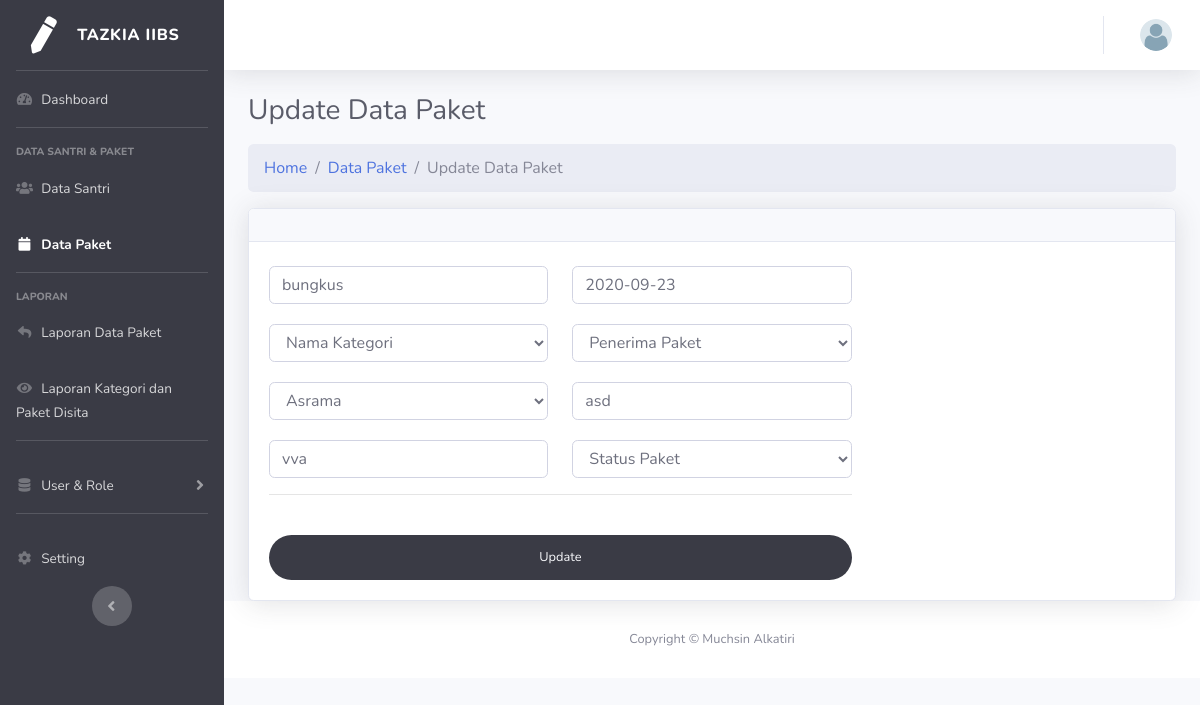
The page /paket/update/7 on the database its author committed.
### tables this page shows
CREATE TABLE `data_paket` (
  `id_paket` int(11) NOT NULL,
  `nama_paket` varchar(100) NOT NULL,
  `tanggal_diterima` date NOT NULL,
  `kategori_paket_id` int(11) NOT NULL,
  `penerima_paket_id` int(11) NOT NULL,
  `asrama_id` int(11) NOT NULL,
  `pengirim_paket` varchar(100) NOT NULL,
  `isi_paket_sita` varchar(200) NOT NULL,
  `status_paket` enum('Diambil','Belum Diambil','Disita') NOT NULL
);

### application/controllers/Paket.php (called while the page is built, shortened)
<?php
class Paket extends CI_Controller {
	function __construct(){
		$this->load->helper(array('form', 'url'));
		$this->load->library('form_validation');
		$this->load->model('paket_model');
	}
	public function update($id_paket=null)
	{
		$data['page_title'] = 'Update Data Paket';
		$data['paket']=$this->paket_model->get_data_by_id($id_paket);
		$data['kategori']=$this->paket_model->get_kategori()->result();
		$data['santri']=$this->paket_model->get_santri()->result();
		$data['asrama']=$this->paket_model->get_asrama()->result();
		$this->form_validation->set_rules('nama_paket','Nama Paket','required',
			array(
				'required'=>'Form ini Wajib di isi.',
				));
		$this->form_validation->set_rules('tanggal_diterima','Tanggal Diterima','required',
			array(
				'required'=>'Form ini Wajib di isi.',
				));
		$this->form_validation->set_rules('pengirim_paket','Pengirim Paket','required',
			array(
				'required'=>'Form ini Wajib di isi.',
				));
		$this->form_validation->set_rules('isi_paket_sita','Isi Paket Disita','required',
			array(
				'required'=>'Form ini Wajib di isi.',
				));
		if ($this->form_validation->run() == FALSE){
			$this->load->view('v_paket/update',$data);
		}
	}
}

### index.php (called while the page is built, shortened)
<?php
require_once BASEPATH.'core/CodeIgniter.php';

### application/models/Paket_model.php (called while the page is built, shortened)
<?php defined('BASEPATH') OR exit('No direct script access allowed');
class Paket_model extends CI_Model {
  public function get_data_by_id($id_paket)
  {
    $this->db->get('data_paket');
    $query = $this->db->get_where('data_paket', array('data_paket.id_paket' => $id_paket));
    return $query->row();
  }
  public function get_kategori()
  {
      $this->db->select('*');
      $this->db->from('data_kategori_paket');
      return $this->db->get();
  }
  public function get_santri()
  {
      $this->db->select('nis,nama_santri');
      $this->db->from('data_santri');
      return $this->db->get();
  }
  public function get_asrama()
  {
      $this->db->select('*');
      $this->db->from('data_asrama');
      return $this->db->get();
  }
}

### application/views/v_paket/update.php (the view, shortened to what this page needs)
<link href="<?php echo base_url(); ?>assets/vendor/datatables/dataTables.bootstrap4.min.css" rel="stylesheet">
<link href="<?php echo base_url(); ?>assets/vendor/datetimepicker/css/bootstrap-datetimepicker.css" rel="stylesheet">
</div>
<nav aria-label="breadcrumb">
  <ol class="breadcrumb">
    <li class="breadcrumb-item"><a href="<?php echo base_url('dashboard') ?>">Home</a></li>
    <li class="breadcrumb-item"><a href="<?php echo base_url('paket') ?>">Data Paket</a></li>
    <li class="breadcrumb-item active" aria-current="page">Update Data Paket</li>
  </ol>
</nav>
<div class="row ">
	<div class="col-lg-12">
		<div class="card shadow mb-7">
			<div class="card-header py-3 ">
			</div>
			<div class="card-body">
				<form class="user" action="<?php echo base_url('paket/update/'.$paket->id_paket) ?>" method="post" enctype="multipart/form-data">
					<div class="row">
						<div class="col-sm-8">
							<div class="row" id="notifications1">
								<div class="col-sm-6">
								</div>
								<div class="col-sm-6">
								</div>
							</div>
							<div class="form-group row">
								<div class="col-sm-6 mb-3 mb-sm-0">
									<input type="text" class="form-control" value="<?php echo $paket->nama_paket; ?>" id="nama_paket" placeholder="Nama Paket" name="nama_paket">
								</div>
								<div class="col-sm-6">
									<input type="text" class="form-control time" value="<?php echo $paket->tanggal_diterima; ?>" id="tanggal_diterima" name="tanggal_diterima" placeholder="Tanggal Diterima">
								</div>
							</div>
							<div class="row" id="notifications2" >
								<div class="col-sm-6">
								</div>
								<div class="col-sm-6">
								</div>
							</div>
							<div class="form-group row">
								<div class="col-sm-6" >
									<select class="form-control" name="nama_kategori">
					                <option value="" disabled selected>Nama Kategori</option>
								   <?php
										  echo"
										</select>"
										?>
								</div>
								<div class="col-sm-6" >
									<select class="form-control" name="penerima_paket">
					                <option value="" disabled selected>Penerima Paket</option>
								   <?php
										  echo"
										</select>"
										?>
								</div>
							</div>
							<div class="row" id="notifications4">
								<div class="col-sm-6">
								</div>
								<div class="col-sm-6">
								</div>
							</div>
							<div class="form-group row">
								<div class="col-sm-6" >
									<select class="form-control" name="nama_asrama">
					                <option value="" disabled selected>Asrama</option>
								   <?php
										  echo"
										</select>"
										?>
								</div>
								<div class="col-sm-6 ">
									<input type="text" class="form-control" value="<?php echo $paket->pengirim_paket; ?>" id="pengirim_paket" name="pengirim_paket" placeholder="Pengirim Paket">
								</div>
							</div>
							<div class="row" id="notifications5">
								<div class="col-sm-6">
								</div>
								<div class="col-sm-6">
								</div>
							</div>
							<div class="form-group row">
								<div class="col-sm-6 ">
									<input type="text" class="form-control" value="<?php echo $paket->isi_paket_sita; ?>" id="isi_paket_sita" name="isi_paket_sita" placeholder="Isi Paket Sita Paket">
								</div>
								<div class="col-sm-6" >
									<select class="form-control" name="status_paket">
					                	<option value="" disabled selected>Status Paket</option>
									</select>
								</div>
							</div>
							<hr>
							<br>
							<button type="submit" class="btn bg-gray-900 text-gray-100 btn-user btn-block">
								Update
							</button>
						</div>
					</div>
				</form>
			</div>
		</div>
	</div>

### rows shown on the page
data_paket: nama_paket "bungkus", tanggal_diterima "2020-09-23", pengirim_paket "asd", isi_paket_sita "vva"

### other values the page prints
$page_title "Update Data Paket"
